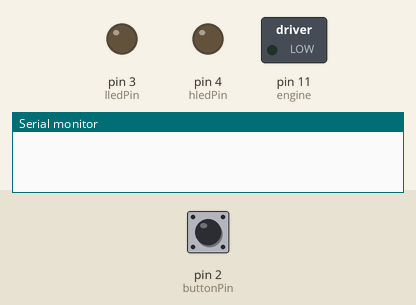
This sketch was run on a simulated Arduino Uno, built with avr-gcc and run on an emulated ATmega328P. Shown: switched loads named in the sketch (green lamp = pin HIGH), output pins drawn as LEDs (lit = HIGH), the last lines printed to the serial monitor. The inputs (shaded band) are chosen by the test bench; at power-on: pin 2 (buttonPin) LOW.

Above: at 1.2 s.
1.3 s: pin 2 (buttonPin) pulled HIGH for 0.15 s
At 3.0 s:
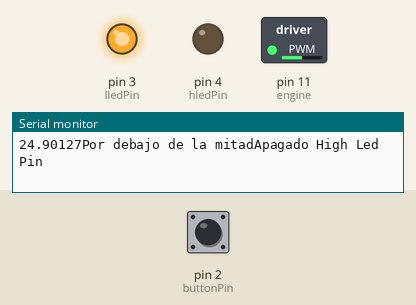
Timing chart, 0 to 4.5 s (numbered marks = the images above; inputs shaded):
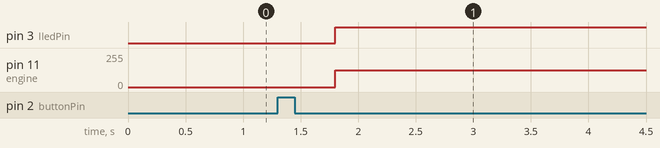

Measured:
- after the input at 1.3 s, pin 3 (lledPin): LOW → HIGH after 0.50 s; pin 11 (engine): 0/255 → 127/255 after 0.50 s

The sketch:

thermomotor.ino
```cpp
/*       Termostato Motor DC      */
/*         Made by Karasu         */
/* https://github.com/XaviFortes/ */

float temp;
int tempPin = A1;
int tempMin = 0;
int tempMax = 50;
int engine = 11;
int engineSpeed = 0;
int buttonPin = 2;
int lledPin = 3;
int hledPin = 4;
int buttonState = 0;


void setup() {

pinMode(engine, OUTPUT);
pinMode(tempPin, INPUT);
pinMode(lledPin, OUTPUT);
pinMode(hledPin, OUTPUT);
pinMode(buttonPin, INPUT);

Serial.begin(9600);

}

void loop() {
buttonState = digitalRead(buttonPin);
if (buttonState == HIGH) {

temp = analogRead(tempPin);
temp = (temp *5.0*100.0)/1024.0;
Serial.print(temp);

delay(500);
if(temp < tempMin) {

engineSpeed = 0;
digitalWrite(engine, LOW);

}

if((temp >= tempMin) && (temp <= tempMax)) {

engineSpeed = (temp /50)*255;

analogWrite(engine, engineSpeed);
Serial.print(engineSpeed);

}
if(engineSpeed <= 127.5) {

  digitalWrite (lledPin, HIGH);
  Serial.print("Por debajo de la mitad");


} else {
  digitalWrite (lledPin, LOW);
  Serial.print("Apagado Low Led Pin");
}

if(engineSpeed >= 127.5) {

  digitalWrite (hledPin, HIGH);
  Serial.print("Por encima de la mitad");


} else {
  digitalWrite (hledPin, LOW);
  Serial.print("Apagado High Led Pin");
}
}
}
```
